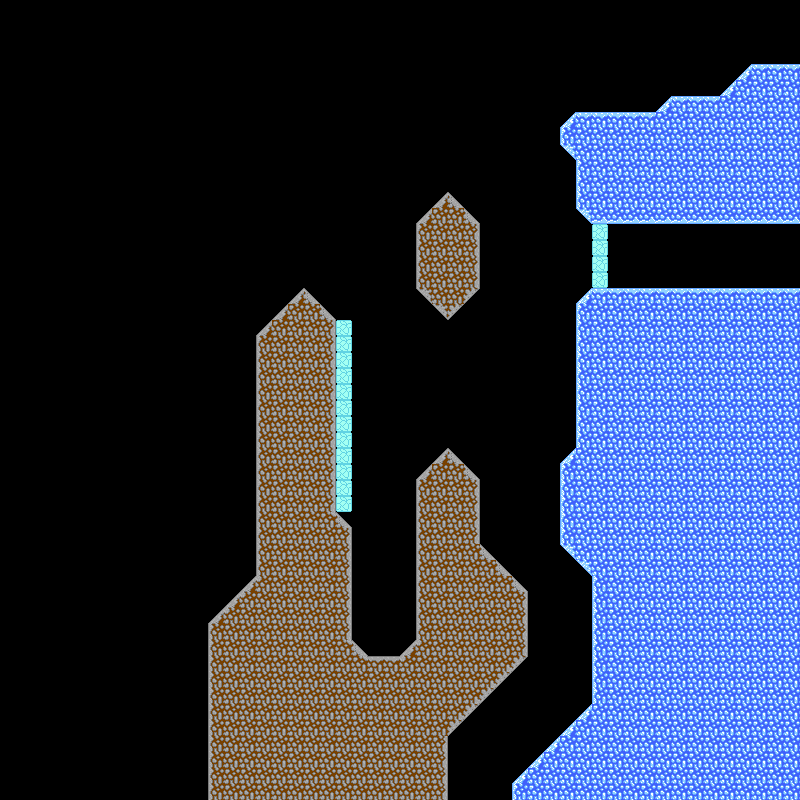

This game map was drawn from its Tiled (.tmx) file and the tilesets committed beside it. A one-line description and the trimmed map source follow:
An orthogonal 50x50 tile map with 16x16 px tiles, 2 tile layers (background, cliffs), 3 tilesets and 31 objects (5x snowflake, start, finish).

<map version="1.4" tiledversion="1.4.3" orientation="orthogonal" renderorder="right-down" width="50" height="50" tilewidth="16" tileheight="16" infinite="0" nextlayerid="9" nextobjectid="48">
 <editorsettings>
  <export target="level4.json" format="json" />
 </editorsettings>
 <tileset firstgid="1" name="cliffs" tilewidth="16" tileheight="16" spacing="3" margin="2" tilecount="35" columns="5">
  <image source="../sprites/world/cliff.png" width="96" height="134" />
  <tile id="0">
   <properties>
    <property name="collides" type="bool" value="false" />
    <property name="grabbable" type="bool" value="false" />
    <property name="ground" type="bool" value="false" />
   </properties>
  </tile>
  <tile id="1">
   <properties>
    <property name="collides" type="bool" value="false" />
    <property name="grabbable" type="bool" value="false" />
    <property name="ground" type="bool" value="false" />
   </properties>
  </tile>
  <tile id="2">
   <properties>
    <property name="collides" type="bool" value="false" />
    <property name="grabbable" type="bool" value="false" />
    <property name="ground" type="bool" value="false" />
   </properties>
  </tile>
  <tile id="3">
   <properties>
    <property name="collides" type="bool" value="false" />
    <property name="grabbable" type="bool" value="false" />
    <property name="ground" type="bool" value="false" />
   </properties>
  </tile>
  <tile id="4">
   <properties>
    <property name="collides" type="bool" value="false" />
    <property name="grabbable" type="bool" value="false" />
    <property name="ground" type="bool" value="false" />
   </properties>
  </tile>
  <tile id="5">
   <properties>
    <property name="collides" type="bool" value="true" />
    <property name="grabbable" type="bool" value="true" />
    <property name="ground" type="bool" value="false" />
   </properties>
   <objectgroup draworder="index" id="2">
    <object id="1" x="0" y="0" width="16" height="16" />
   </objectgroup>
  </tile>
  <tile id="6">
   <properties>
    <property name="collides" type="bool" value="true" />
    <property name="grabbable" type="bool" value="true" />
    <property name="ground" type="bool" value="false" />
   </properties>
   <objectgroup draworder="index" id="2">
    <object id="1" x="0" y="0" width="16" height="16" />
   </objectgroup>
  </tile>
  <tile id="7">
   <properties>
    <property name="collides" type="bool" value="true" />
    <property name="grabbable" type="bool" value="false" />
    <property name="ground" type="bool" value="true" />
   </properties>
   <objectgroup draworder="index" id="2">
    <object id="1" x="0" y="0" width="16" height="16" />
   </objectgroup>
  </tile>
  <tile id="8">
   <properties>
    <property name="collides" type="bool" value="true" />
    <property name="grabbable" type="bool" value="true" />
    <property name="ground" type="bool" value="false" />
   </properties>
   <objectgroup draworder="index" id="2">
    <object id="1" x="0" y="0" width="16" height="16" />
   </objectgroup>
  </tile>
  <tile id="9">
   <properties>
    <property name="collides" type="bool" value="true" />
    <property name="grabbable" type="bool" value="true" />
    <property name="ground" type="bool" value="false" />
   </properties>
   <objectgroup draworder="index" id="2">
    <object id="1" x="0" y="0">
     <polygon points="0,0 16,0 16,16 1.9375,14.0313" />
    </object>
   </objectgroup>
  </tile>
  <tile id="10">
   <properties>
    <property name="collides" type="bool" value="true" />
    <property name="grabbable" type="bool" value="true" />
    <property name="ground" type="bool" value="false" />
   </properties>
   <objectgroup draworder="index" id="2">
    <object id="4" x="0" y="0">
     <polygon points="0,0 16,0 14.0085,14.0455 0,16" />
    </object>
   </objectgroup>
  </tile>
  <tile id="11">
   <properties>
    <property name="collides" type="bool" value="true" />
    <property name="grabbable" type="bool" value="true" />
    <property name="ground" type="bool" value="false" />
   </properties>
   <objectgroup draworder="index" id="2">
    <object id="1" x="16" y="0">
     <polygon points="0,0 0,16 -16,16 -14.0398,1.92898" />
    </object>
   </objectgroup>
  </tile>
  <tile id="12">
   <properties>
    <property name="collides" type="bool" value="true" />
    <property name="grabbable" type="bool" value="true" />
    <property name="ground" type="bool" value="false" />
   </properties>
   <objectgroup draworder="index" id="2">
    <object id="1" x="0" y="0">
     <polygon points="0,0 0,16 16,16 14.1023,1.96023" />
    </object>
   </objectgroup>
  </tile>
  <tile id="13">
   <properties>
    <property name="collides" type="bool" value="true" />
    <property name="grabbable" type="bool" value="false" />
    <property name="ground" type="bool" value="false" />
   </properties>
   <objectgroup draworder="index" id="2">
    <object id="1" x="16" y="16">
     <polygon points="0,0 0,-16 -16,0" />
    </object>
   </objectgroup>
  </tile>
  <tile id="14">
   <properties>
    <property name="collides" type="bool" value="true" />
    <property name="grabbable" type="bool" value="false" />
    <property name="ground" type="bool" value="false" />
   </properties>
   <objectgroup draworder="index" id="2">
    <object id="2" x="0" y="0">
     <polygon points="0,16 16,16 0,0" />
    </object>
   </objectgroup>
  </tile>
  <tile id="15">
   <properties>
    <property name="collides" type="bool" value="true" />
    <property name="grabbable" type="bool" value="false" />
    <property name="ground" type="bool" value="false" />
   </properties>
   <objectgroup draworder="index" id="2">
    <object id="2" x="0" y="0">
     <polygon points="0,0 16,0 16,16" />
    </object>
   </objectgroup>
  </tile>
  <tile id="16">
   <properties>
    <property name="collides" type="bool" value="true" />
    <property name="grabbable" type="bool" value="false" />
    <property name="ground" type="bool" value="false" />
   </properties>
   <objectgroup draworder="index" id="2">
    <object id="1" x="0" y="0">
     <polygon points="0,0 16,0 0,16" />
    </object>
   </objectgroup>
  </tile>
  <tile id="17">
   <properties>
    <property name="collides" type="bool" value="false" />
    <property name="grabbable" type="bool" value="false" />
    <property name="ground" type="bool" value="false" />
   </properties>
  </tile>
  <tile id="18">
   <properties>
    <property name="collides" type="bool" value="false" />
    <property name="grabbable" type="bool" value="false" />
    <property name="ground" type="bool" value="false" />
   </properties>
  </tile>
  <tile id="19">
   <properties>
    <property name="collides" type="bool" value="false" />
    <property name="grabbable" type="bool" value="false" />
    <property name="ground" type="bool" value="false" />
   </properties>
  </tile>
  <tile id="20">
   <properties>
    <property name="collides" type="bool" value="false" />
    <property name="grabbable" type="bool" value="false" />
    <property name="ground" type="bool" value="false" />
   </properties>
  </tile>
  <tile id="21">
   <properties>
    <property name="collides" type="bool" value="false" />
    <property name="grabbable" type="bool" value="false" />
    <property name="ground" type="bool" value="false" />
   </properties>
  </tile>
  <tile id="22">
   <properties>
    <property name="collides" type="bool" value="true" />
    <property name="grabbable" type="bool" value="true" />
    <property name="ground" type="bool" value="false" />
   </properties>
  </tile>
  <tile id="23">
   <properties>
    <property name="collides" type="bool" value="true" />
    <property name="grabbable" type="bool" value="true" />
    <property name="ground" type="bool" value="false" />
   </properties>
  </tile>
  <tile id="24">
   <properties>
    <property name="collides" type="bool" value="true" />
    <property name="grabbable" type="bool" value="false" />
    <property name="ground" type="bool" value="true" />
   </properties>
  </tile>
  <tile id="25">
   <properties>
    <property name="collides" type="bool" value="true" />
    <property name="grabbable" type="bool" value="false" />
    <property name="ground" type="bool" value="false" />
   </properties>
  </tile>
  <tile id="26">
   <properties>
    <property name="collides" type="bool" value="true" />
    <property name="grabbable" type="bool" value="false" />
    <property name="ground" type="bool" value="false" />
   </properties>
   <objectgroup draworder="index" id="2">
    <object id="1" x="0" y="0">
     <polygon points="0,0 16,0 16,16 1.9375,14.0313" />
    </object>
   </objectgroup>
  </tile>
  <tile id="27">
   <properties>
    <property name="collides" type="bool" value="true" />
    <property name="grabbable" type="bool" value="false" />
    <property name="ground" type="bool" value="false" />
   </properties>
   <objectgroup draworder="index" id="2">
    <object id="1" x="0" y="0">
     <polygon points="0,0 16,0 14.0085,14.0455 0,16" />
    </object>
   </objectgroup>
  </tile>
  <tile id="28">
   <properties>
    <property name="collides" type="bool" value="true" />
    <property name="grabbable" type="bool" value="true" />
    <property name="ground" type="bool" value="false" />
   </properties>
   <objectgroup draworder="index" id="2">
    <object id="1" x="16" y="0">
     <polygon points="0,0 0,16 -16,16 -14.0398,1.92898" />
    </object>
   </objectgroup>
  </tile>
  <tile id="29">
   <properties>
    <property name="collides" type="bool" value="true" />
    <property name="grabbable" type="bool" value="true" />
    <property name="ground" type="bool" value="false" />
   </properties>
   <objectgroup draworder="index" id="2">
    <object id="1" x="0" y="0">
     <polygon points="0,0 0,16 16,16 14.1023,1.96023" />
    </object>
   </objectgroup>
  </tile>
  <tile id="30">
   <properties>
    <property name="collides" type="bool" value="true" />
    <property name="grabbable" type="bool" value="false" />
    <property name="ground" type="bool" value="false" />
   </properties>
   <objectgroup draworder="index" id="2">
    <object id="1" x="16" y="16">
     <polygon points="0,0 0,-16 -16,0" />
    </object>
   </objectgroup>
  </tile>
  <tile id="31">
   <properties>
    <property name="collides" type="bool" value="true" />
    <property name="grabbable" type="bool" value="false" />
    <property name="ground" type="bool" value="false" />
   </properties>
   <objectgroup draworder="index" id="2">
    <object id="1" x="0" y="0">
     <polygon points="0,16 16,16 0,0" />
    </object>
   </objectgroup>
  </tile>
  <tile id="32">
   <properties>
    <property name="collides" type="bool" value="true" />
    <property name="grabbable" type="bool" value="false" />
    <property name="ground" type="bool" value="false" />
   </properties>
   <objectgroup draworder="index" id="2">
    <object id="2" x="0" y="0">
     <polygon points="0,0 16,0 16,16" />
    </object>
   </objectgroup>
  </tile>
  <tile id="33">
   <properties>
    <property name="collides" type="bool" value="true" />
    <property name="grabbable" type="bool" value="false" />
    <property name="ground" type="bool" value="false" />
   </properties>
   <objectgroup draworder="index" id="2">
    <object id="1" x="0" y="0">
     <polygon points="0,0 16,0 0,16" />
    </object>
   </objectgroup>
  </tile>
  <tile id="34">
   <properties>
    <property name="collides" type="bool" value="false" />
    <property name="grabbable" type="bool" value="false" />
    <property name="ground" type="bool" value="false" />
   </properties>
  </tile>
 </tileset>
 <tileset firstgid="36" name="iceblock" tilewidth="16" tileheight="16" tilecount="6" columns="3">
  <image source="../sprites/world/iceblock.png" width="48" height="32" />
  <tile id="0">
   <properties>
    <property name="collides" type="bool" value="true" />
    <property name="grabbable" type="bool" value="true" />
    <property name="iceblock" type="bool" value="true" />
   </properties>
  </tile>
 </tileset>
 <tileset firstgid="42" name="spikes" tilewidth="16" tileheight="16" spacing="3" margin="2" tilecount="4" columns="2">
  <image source="../sprites/world/spikes.png" width="39" height="39" />
  <tile id="0">
   <properties>
    <property name="collides" type="bool" value="true" />
    <property name="fatal" type="bool" value="true" />
   </properties>
   <objectgroup draworder="index" id="2">
    <object id="1" x="0" y="1.25" width="14.25" height="13.25" />
   </objectgroup>
  </tile>
  <tile id="1">
   <properties>
    <property name="collides" type="bool" value="true" />
    <property name="fatal" type="bool" value="true" />
   </properties>
   <objectgroup draworder="index" id="2">
    <object id="1" x="1.5" y="1.25" width="14.25" height="13.25" />
   </objectgroup>
  </tile>
  <tile id="2">
   <properties>
    <property name="collides" type="bool" value="true" />
    <property name="fatal" type="bool" value="true" />
   </properties>
   <objectgroup draworder="index" id="2">
    <object id="1" x="14.5" y="16">
     <polygon points="0,0 -13,0 -13,-14.5 0,-14.5" />
    </object>
   </objectgroup>
  </tile>
  <tile id="3">
   <properties>
    <property name="collides" type="bool" value="true" />
    <property name="fatal" type="bool" value="true" />
   </properties>
   <objectgroup draworder="index" id="2">
    <object id="1" x="1.25" y="0">
     <polygon points="0,0 13.25,0 13.25,14.5 0,14.5" />
    </object>
   </objectgroup>
  </tile>
 </tileset>
 <layer id="2" name="background" width="50" height="50" tintcolor="#9a9d9d">
  <data>[2500 cells, 0 non-empty, 0 distinct tile ids]</data>
 </layer>
 <layer id="1" name="cliffs" width="50" height="50">
  <data>[2500 cells, 976 non-empty, 18 distinct tile ids]</data>
 </layer>
 <objectgroup id="3" name="objects">
  <object id="1" name="start" x="384" y="640">
   <point />
  </object>
  <object id="13" name="finish" x="655" y="272">
   <point />
  </object>
  <object id="27" name="snowflake" x="368" y="464">
   <point />
  </object>
  <object id="29" name="snowflake" x="448" y="400">
   <point />
  </object>
  <object id="31" name="snowflake" x="560" y="400">
   <point />
  </object>
  <object id="33" name="snowflake" x="576" y="256">
   <point />
  </object>
  <object id="41" name="snowflake" x="496" y="256">
   <point />
  </object>
 </objectgroup>
</map>
